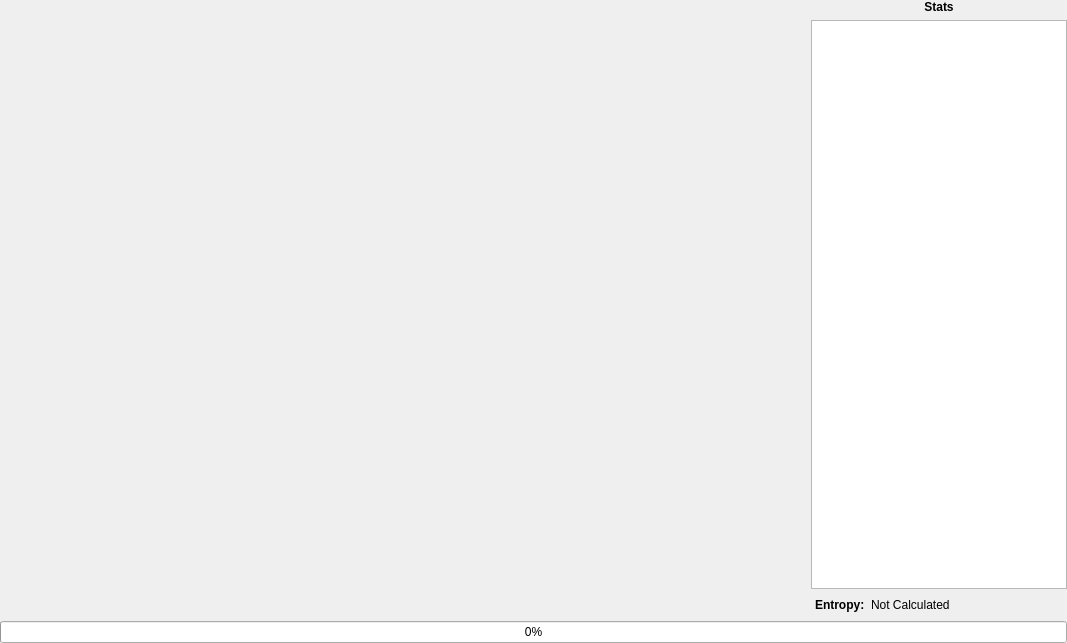
<?xml version="1.0" encoding="UTF-8"?>
<ui version="4.0">
 <class>ChartViewPage</class>
 <widget class="QWidget" name="ChartViewPage">
  <property name="geometry">
   <rect>
    <x>0</x>
    <y>0</y>
    <width>1067</width>
    <height>643</height>
   </rect>
  </property>
  <property name="windowTitle">
   <string>Form</string>
  </property>
  <layout class="QVBoxLayout" name="mainLayout" stretch="0,0">
   <property name="margin">
    <number>0</number>
   </property>
   <item>
    <layout class="QHBoxLayout" name="horizontalLayout_4" stretch="1,0">
     <item>
      <layout class="QHBoxLayout" name="horizontalLayout_3" stretch="1">
       <item>
        <widget class="QHistogram" name="histogram" native="true"/>
       </item>
      </layout>
     </item>
     <item>
      <layout class="QVBoxLayout" name="verticalLayout" stretch="0,1,0">
       <item>
        <widget class="QLabel" name="label_2">
         <property name="text">
          <string>&lt;b&gt;Stats&lt;/b&gt;</string>
         </property>
         <property name="alignment">
          <set>Qt::AlignCenter</set>
         </property>
        </widget>
       </item>
       <item>
        <widget class="QTreeView" name="lisOccurrence">
         <property name="enabled">
          <bool>true</bool>
         </property>
         <property name="sizePolicy">
          <sizepolicy hsizetype="Maximum" vsizetype="Preferred">
           <horstretch>0</horstretch>
           <verstretch>0</verstretch>
          </sizepolicy>
         </property>
         <property name="minimumSize">
          <size>
           <width>0</width>
           <height>0</height>
          </size>
         </property>
         <property name="maximumSize">
          <size>
           <width>300</width>
           <height>16777215</height>
          </size>
         </property>
         <property name="baseSize">
          <size>
           <width>0</width>
           <height>0</height>
          </size>
         </property>
         <property name="editTriggers">
          <set>QAbstractItemView::NoEditTriggers</set>
         </property>
         <property name="alternatingRowColors">
          <bool>true</bool>
         </property>
         <property name="rootIsDecorated">
          <bool>false</bool>
         </property>
         <property name="uniformRowHeights">
          <bool>true</bool>
         </property>
         <property name="itemsExpandable">
          <bool>false</bool>
         </property>
         <property name="expandsOnDoubleClick">
          <bool>false</bool>
         </property>
        </widget>
       </item>
       <item>
        <layout class="QHBoxLayout" name="horizontalLayout" stretch="0,0,0">
         <property name="leftMargin">
          <number>4</number>
         </property>
         <item>
          <widget class="QLabel" name="label">
           <property name="text">
            <string>&lt;html&gt;&lt;head/&gt;&lt;body&gt;&lt;p&gt;&lt;span style=&quot; font-weight:600;&quot;&gt;Entropy:&lt;/span&gt;&lt;/p&gt;&lt;/body&gt;&lt;/html&gt;</string>
           </property>
          </widget>
         </item>
         <item>
          <widget class="QLabel" name="lblEntropy">
           <property name="text">
            <string>Not Calculated</string>
           </property>
          </widget>
         </item>
         <item>
          <spacer name="horizontalSpacer">
           <property name="orientation">
            <enum>Qt::Horizontal</enum>
           </property>
           <property name="sizeHint" stdset="0">
            <size>
             <width>40</width>
             <height>20</height>
            </size>
           </property>
          </spacer>
         </item>
        </layout>
       </item>
      </layout>
     </item>
    </layout>
   </item>
   <item>
    <widget class="QProgressBar" name="progressBar">
     <property name="value">
      <number>0</number>
     </property>
    </widget>
   </item>
  </layout>
 </widget>
 <customwidgets>
  <customwidget>
   <class>QHistogram</class>
   <extends>QWidget</extends>
   <header>qhistogram/qhistogram.h</header>
   <container>1</container>
  </customwidget>
 </customwidgets>
 <resources/>
 <connections/>
</ui>
